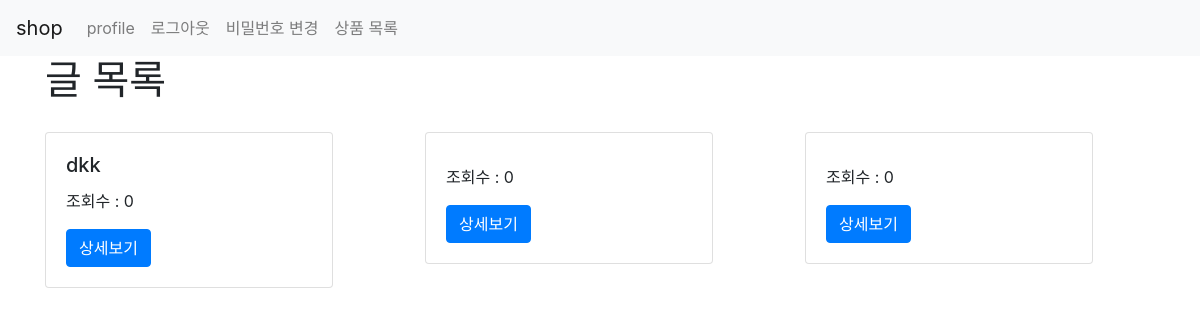
Page /posts/ (signed in) on the earlier database version.
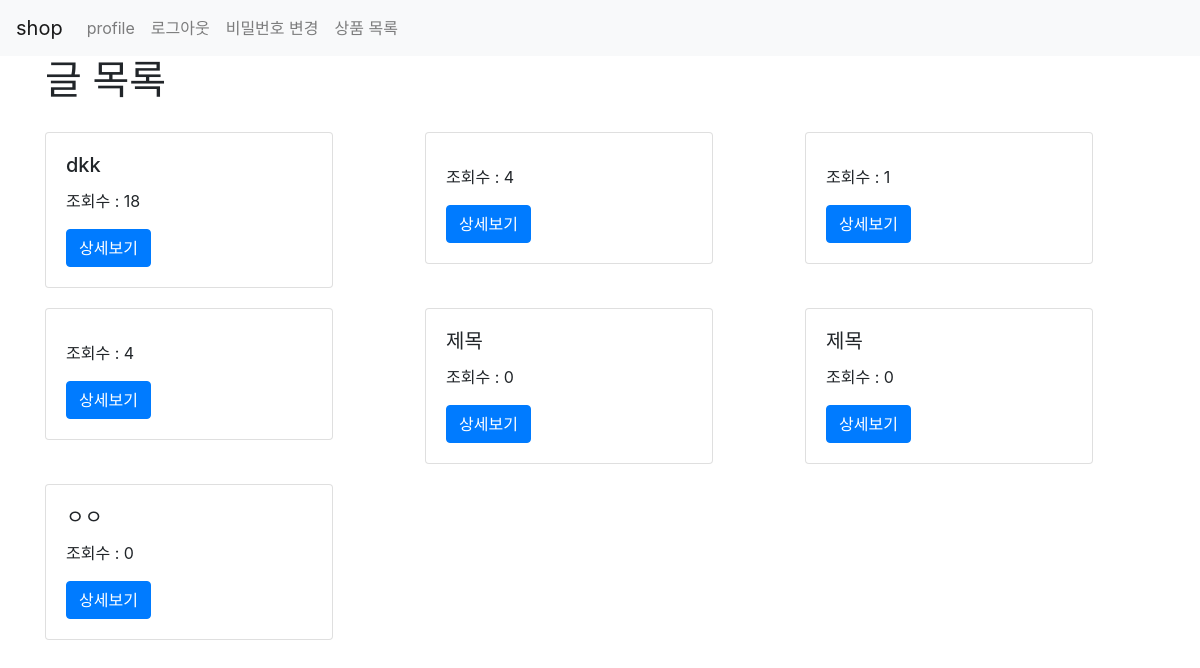
Same page on the later database version.
### posts/models.py (models this page shows, shortened)
class Post(models.Model):
    title =models.CharField(max_length=50, null=False)
    content =models.TextField()
    user = models.ForeignKey(User, on_delete = models.CASCADE, null=True)
    view_count =models. IntegerField(default=0)
    created_at =models. DateTimeField(auto_now_add=True)
    upadated_at =models. DateTimeField(auto_now=True)
    like_user_set = models.ManyToManyField(User, blank=True, related_name="like_user_set", through="Like")

### posts/views.py (the view)
# urls.py: path('', main, name="main"),
def main(request):
    posts=Post.objects.all()
    return render(request, 'posts/main.html', {'posts':posts})

### posts/templates/posts/main.html
{% extends 'base.html' %}
{% load static %}
{% block content %}
{% include 'shared/_navbar.html' %}
<div class="container">
    {% if user.is_authenticated %}
        <h1>글 목록</h1>
        <div class="row">
            {% for post in posts %}
                <div class="col-md-4 col-12">
                    <div class="card" style="width: 18rem; margin-top: 20px;">
                        <div class="card-body">
                            <h5 class="card-title">{{ post.title }}</h5>
                            <p>조회수 : {{ post.view_count }}</p>
                            <a href="{% url 'posts:show' post.id %}" class="btn btn-primary">상세보기</a>
                        </div>
                    </div>
                </div>
            {% endfor %}
        </div>
    {% else %}
        <h3>로그인 후 이용이 가능합니다.</h3>
        <a href="{% url 'account_login' %}" class="btn btn-warning">로그인</a>
        <a href="{% url 'account_signup' %}" class="btn btn-warning">회원가입</a>
    {% endif %}
</div>
{% endblock %}

### shop/templates/base.html (shortened to what this page needs)
<!doctype html>
<html lang="en">
  <head>
    <link rel="stylesheet" href="https://stackpath.bootstrapcdn.com/bootstrap/4.5.2/css/bootstrap.min.css">
  </head>
  <body>
    {% block content %}
    {% endblock %}
  </body>
</html>

### shop/templates/shared/_navbar.html (shortened to what this page needs)
<nav class="navbar navbar-expand-lg navbar-light bg-light">
  <a class="navbar-brand" href="{% url 'main'%}">shop</a>
  <div class="collapse navbar-collapse" id="navbarTogglerDemo03">
    <ul class="navbar-nav mr-auto mt-2 mt-lg-0">
      <li class="nav-item">
        <a class="nav-link" href="{% url 'introduction:profile' %}">profile</a>
      </li>
      {% if user.is_authenticated %}
      <li class="nav-item">
        <a class="nav-link" href="{% url 'account_logout' %}">로그아웃</a>
      </li>
      <li class="nav-item">
        <a class="nav-link" href="{% url 'account_change_password' %}">비밀번호 변경</a>
      </li>
      {% endif %}
      <li class="nav-item">
        <a class="nav-link" href="{% url 'posts:main' %}" tabindex="-1" aria-disabled="true">상품 목록</a>
      </li>
    </ul>
  </div>
</nav>

Differences in the rows shown:
changed Post "dkk": view_count "0" → "18"
changed Post (number 2 of 7 on the later page): view_count "0" → "4"
changed Post (number 3 of 7 on the later page): view_count "0" → "1"
added Post: view_count "4"
added Post: title "제목", view_count "0"
added Post: title "제목", view_count "0"
added Post: title "ㅇㅇ", view_count "0"
